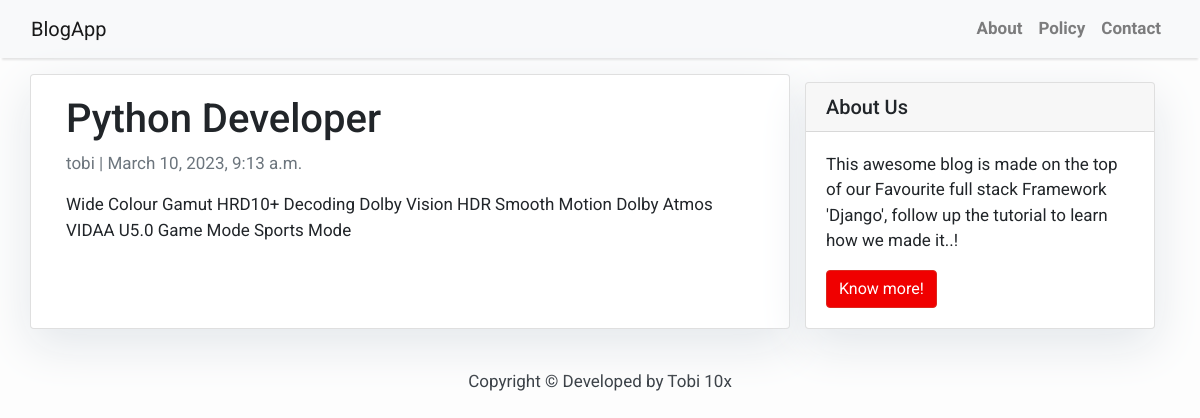
The app's page /python-developer/ with its own data.
### blogapp/models.py (models this page shows, shortened)
class Post(models.Model):
    title = models.CharField(max_length=100, unique=True)
    slug = models.CharField(max_length=100, unique= True)
    author = models.ForeignKey(User, on_delete=models.CASCADE)
    updated_on = models.DateTimeField(auto_now=True)
    content = models.TextField()
    created_on = models.DateTimeField(auto_now=True)
    status = models.IntegerField(choices=STATUS, default=0)
    class Meta:
        ordering = ['created_on']

### blogapp/views.py (the view, shortened to what this page needs)
# urls.py: path('<slug:slug>/', views.PostDetailView.as_view(), name='post_detail'),
class PostDetailView(generic.DetailView):
    model = Post
    template_name = 'post-detail.html'

### blogapp/templates/post-detail.html
{% extends 'base.html' %} {% block content %}
<div class="container">
  <div class="row">
    <div class="col-md-8 card mb-4  mt-3 left  top">
      <div class="card-body">
        <h1>{% block title %} {{ object.title }} {% endblock title %}</h1>
        <p class=" text-muted">{{ post.author }} | {{ post.created_on }}</p>
        <p class="card-text ">{{ object.content | safe }}</p>
      </div>
    </div>
    {% block sidebar %} {% include 'sidebar.html' %} {% endblock sidebar %}
  </div>
</div>
{% endblock content %}

### blogapp/templates/base.html (style rules this page uses)
body { font-family: "Roboto", sans-serif; font-size: 17px; background-color: #fdfdfd; }

### blogapp/templates/sidebar.html (style rules this page uses)
.card { box-shadow: 0 16px 48px #E3E7EB; }

### records on screen
Post: title "Python Developer", author "tobi", created_on "March 10, 2023, 9:13 a.m.", content "Wide Colour Gamut HRD10+ Decoding Dolby Vision HDR Smooth Motion Dolby Atmos VIDAA U5.0 Game Mode Sports Mode"
